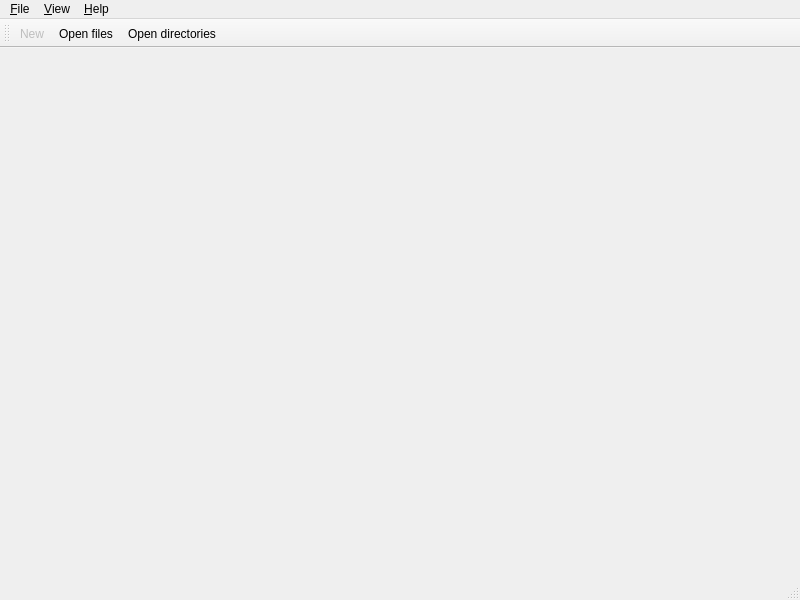
<?xml version="1.0" encoding="UTF-8"?>
<ui version="4.0">
 <class>mMainWindow</class>
 <widget class="QMainWindow" name="mMainWindow">
  <property name="geometry">
   <rect>
    <x>0</x>
    <y>0</y>
    <width>800</width>
    <height>600</height>
   </rect>
  </property>
  <property name="windowTitle">
   <string>WinMerge</string>
  </property>
  <property name="windowIcon">
   <iconset resource="gui.qrc">
    <normaloff>:/res/icon.png</normaloff>:/res/icon.png</iconset>
  </property>
  <widget class="QWidget" name="centralwidget"/>
  <widget class="QMenuBar" name="mMenubar">
   <property name="geometry">
    <rect>
     <x>0</x>
     <y>0</y>
     <width>800</width>
     <height>21</height>
    </rect>
   </property>
   <widget class="QMenu" name="mMenuFile">
    <property name="title">
     <string>&amp;File</string>
    </property>
    <addaction name="mActionNew"/>
    <addaction name="separator"/>
    <addaction name="mActionOpenFiles"/>
    <addaction name="mActionOpenDirs"/>
    <addaction name="separator"/>
    <addaction name="mActionExit"/>
   </widget>
   <widget class="QMenu" name="mMenuHelp">
    <property name="title">
     <string>&amp;Help</string>
    </property>
    <addaction name="mActionAboutWinMerge"/>
   </widget>
   <widget class="QMenu" name="mMenuView">
    <property name="title">
     <string>&amp;View</string>
    </property>
    <widget class="QMenu" name="mMenuToolbars">
     <property name="title">
      <string>Toolbars</string>
     </property>
     <addaction name="mActionToolBarMain"/>
    </widget>
    <addaction name="mMenuToolbars"/>
    <addaction name="mActionStatusBar"/>
    <addaction name="separator"/>
    <addaction name="mActionLanguage"/>
   </widget>
   <addaction name="mMenuFile"/>
   <addaction name="mMenuView"/>
   <addaction name="mMenuHelp"/>
  </widget>
  <widget class="QToolBar" name="mToolBarMain">
   <property name="windowTitle">
    <string>Standard</string>
   </property>
   <property name="iconSize">
    <size>
     <width>16</width>
     <height>16</height>
    </size>
   </property>
   <attribute name="toolBarArea">
    <enum>TopToolBarArea</enum>
   </attribute>
   <attribute name="toolBarBreak">
    <bool>false</bool>
   </attribute>
   <addaction name="mActionNew"/>
   <addaction name="mActionOpenFiles"/>
   <addaction name="mActionOpenDirs"/>
  </widget>
  <widget class="QStatusBar" name="mStatusBar"/>
  <action name="mActionExit">
   <property name="icon">
    <iconset resource="gui.qrc">
     <normaloff>:/res/exit.png</normaloff>:/res/exit.png</iconset>
   </property>
   <property name="text">
    <string>&amp;Exit</string>
   </property>
   <property name="shortcut">
    <string>Ctrl+Q</string>
   </property>
  </action>
  <action name="mActionOpenDirs">
   <property name="icon">
    <iconset resource="gui.qrc">
     <normaloff>:/res/open-directories.png</normaloff>:/res/open-directories.png</iconset>
   </property>
   <property name="text">
    <string>&amp;Open directories...</string>
   </property>
  </action>
  <action name="mActionOpenFiles">
   <property name="icon">
    <iconset resource="gui.qrc">
     <normaloff>:/res/open-files.png</normaloff>:/res/open-files.png</iconset>
   </property>
   <property name="text">
    <string>Open &amp;files...</string>
   </property>
  </action>
  <action name="mActionNew">
   <property name="enabled">
    <bool>false</bool>
   </property>
   <property name="icon">
    <iconset resource="gui.qrc">
     <normaloff>:/res/new.png</normaloff>:/res/new.png</iconset>
   </property>
   <property name="text">
    <string>&amp;New</string>
   </property>
   <property name="shortcut">
    <string>Ctrl+N</string>
   </property>
  </action>
  <action name="mActionToolBarMain">
   <property name="checkable">
    <bool>true</bool>
   </property>
   <property name="checked">
    <bool>true</bool>
   </property>
   <property name="enabled">
    <bool>true</bool>
   </property>
   <property name="text">
    <string>&amp;Standard</string>
   </property>
   <property name="toolTip">
    <string>Show or hide the &quot;Standard&quot; toolbar</string>
   </property>
  </action>
  <action name="mActionStatusBar">
   <property name="checkable">
    <bool>true</bool>
   </property>
   <property name="checked">
    <bool>true</bool>
   </property>
   <property name="enabled">
    <bool>true</bool>
   </property>
   <property name="text">
    <string>&amp;Statusbar</string>
   </property>
   <property name="toolTip">
    <string>Show or hide the statusbar</string>
   </property>
  </action>
  <action name="mActionLanguage">
   <property name="enabled">
    <bool>false</bool>
   </property>
   <property name="icon">
    <iconset resource="gui.qrc">
     <normaloff>:/res/language.png</normaloff>:/res/language.png</iconset>
   </property>
   <property name="text">
    <string>&amp;Language...</string>
   </property>
   <property name="toolTip">
    <string>Select current language</string>
   </property>
  </action>
  <action name="mActionAboutWinMerge">
   <property name="text">
    <string>&amp;About WinMerge</string>
   </property>
  </action>
 </widget>
 <resources>
  <include location="gui.qrc"/>
 </resources>
 <connections/>
</ui>
